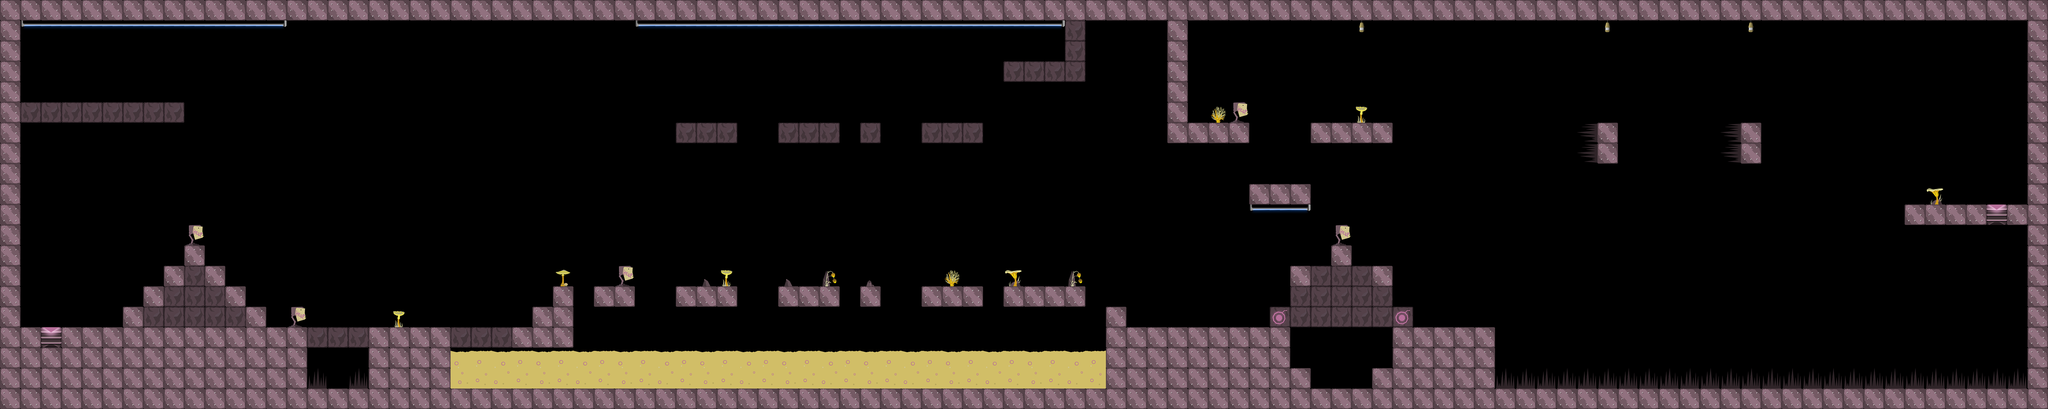

The image is a tile-based game level rendered from a .tmx file. Its description and source (layers, tilesets, objects; grid data summarised) follow:
An orthogonal 100x20 tile map with 64x64 px tiles, 2 tile layers (Mittellayer, Spielebene), 8 tilesets and 20 objects (9x Platform, 5x Miner, 2x LavaFountain, Player, LevelEnd, ...).

<map version="1.0" orientation="orthogonal" renderorder="right-down" width="100" height="20" tilewidth="64" tileheight="64" nextobjectid="30">
 <properties>
  <property name="Background" value="Hintergrund1.png" />
 </properties>
 <tileset firstgid="1" source="tilesets/destructable_block.tsx" />
 <tileset firstgid="7" source="tilesets/lava.tsx" />
 <tileset firstgid="15" source="tilesets/zacken.tsx" />
 <tileset firstgid="18" source="tilesets/rest.tsx" />
 <tileset firstgid="26" source="tilesets/bomb.tsx" />
 <tileset firstgid="28" source="tilesets/background_block.tsx" />
 <tileset firstgid="34" source="tilesets/deco.tsx" />
 <tileset firstgid="48" source="tilesets/deco_gross.tsx" />
 <layer name="Mittellayer" width="100" height="20">
  <properties>
   <property name="Parallax" value="0.5" />
  </properties>
  <data>[2000 cells, 64 non-empty, 8 distinct tile ids]</data>
 </layer>
 <layer name="Spielebene" width="100" height="20">
  <properties>
   <property name="Parallax" value="1.0" />
  </properties>
  <data>[2000 cells, 601 non-empty, 26 distinct tile ids]</data>
 </layer>
 <objectgroup name="Objektebene">
  <object id="1" name="Player" x="128" y="960" width="64" height="64">
   <properties>
    <property name="Name" value="Player" />
   </properties>
  </object>
  <object id="8" name="LevelEnd" x="6208" y="576" width="64" height="64">
   <properties>
    <property name="MinMiner" value="2" />
    <property name="Name" value="LevelEnd" />
   </properties>
  </object>
  <object id="9" name="PlayerSpawn" x="128" y="960" width="64" height="64">
   <properties>
    <property name="Name" value="PlayerSpawn" />
   </properties>
  </object>
  <object id="11" name="Miner" x="64" y="256" width="64" height="64">
   <properties>
    <property name="Name" value="Miner" />
   </properties>
  </object>
  <object id="12" name="Platform" x="704" y="640" width="64" height="64">
   <properties>
    <property name="Direction" value="up" />
    <property name="Distance" value="5.0" />
    <property name="Hitpoints" value="0" />
    <property name="Mode" value="always" />
    <property name="Name" value="Platform" />
    <property name="Speed" value="2.0" />
   </properties>
  </object>
  <object id="13" name="Platform" x="768" y="640" width="64" height="64">
   <properties>
    <property name="Direction" value="up" />
    <property name="Distance" value="5.0" />
    <property name="Hitpoints" value="0" />
    <property name="Mode" value="always" />
    <property name="Name" value="Platform" />
    <property name="Speed" value="2.0" />
   </properties>
  </object>
  <object id="14" name="Platform" x="832" y="640" width="64" height="64">
   <properties>
    <property name="Direction" value="up" />
    <property name="Distance" value="5.0" />
    <property name="Hitpoints" value="0" />
    <property name="Mode" value="always" />
    <property name="Name" value="Platform" />
    <property name="Speed" value="2.0" />
   </properties>
  </object>
  <object id="15" name="Miner" x="1024" y="1152" width="64" height="64">
   <properties>
    <property name="Name" value="Miner" />
   </properties>
  </object>
  <object id="16" name="Platform" x="5632" y="512" width="64" height="64">
   <properties>
    <property name="Direction" value="left" />
    <property name="Distance" value="19.0" />
    <property name="Hitpoints" value="0" />
    <property name="Mode" value="always" />
    <property name="Name" value="Platform" />
    <property name="Speed" value="2.5" />
   </properties>
  </object>
  <object id="17" name="Platform" x="5696" y="512" width="64" height="64">
   <properties>
    <property name="Direction" value="left" />
    <property name="Distance" value="19.0" />
    <property name="Hitpoints" value="0" />
    <property name="Mode" value="always" />
    <property name="Name" value="Platform" />
    <property name="Speed" value="2.5" />
   </properties>
  </object>
  <object id="18" name="LavaFountain" x="2048" y="1088" width="64" height="64">
   <properties>
    <property name="Height" value="5.0" />
    <property name="Intervall" value="2.0" />
    <property name="IntervallOffset" value="2.0" />
    <property name="Length" value="1.0" />
    <property name="Name" value="LavaFountain" />
   </properties>
  </object>
  <object id="19" name="LavaFountain" x="1984" y="1088" width="64" height="64">
   <properties>
    <property name="Height" value="5.0" />
    <property name="Intervall" value="2.0" />
    <property name="IntervallOffset" value="2.0" />
    <property name="Length" value="2.0" />
    <property name="Name" value="LavaFountain" />
   </properties>
  </object>
  <object id="20" name="Miner" x="3264" y="128" width="64" height="64">
   <properties>
    <property name="Name" value="Miner" />
   </properties>
  </object>
  <object id="21" name="Miner" x="4160" y="1152" width="64" height="64">
   <properties>
    <property name="Name" value="Miner" />
   </properties>
  </object>
  <object id="22" name="Enemy" x="3904" y="960" width="64" height="64">
   <properties>
    <property name="Direction" value="left" />
    <property name="Name" value="Enemy" />
    <property name="Type" value="dog" />
   </properties>
  </object>
  <object id="23" name="Platform" x="5760" y="512" width="64" height="64">
   <properties>
    <property name="Direction" value="left" />
    <property name="Distance" value="19.0" />
    <property name="Hitpoints" value="0" />
    <property name="Mode" value="always" />
    <property name="Name" value="Platform" />
    <property name="Speed" value="2.5" />
   </properties>
  </object>
  <object id="24" name="Platform" x="5824" y="512" width="64" height="64">
   <properties>
    <property name="Direction" value="left" />
    <property name="Distance" value="19.0" />
    <property name="Hitpoints" value="0" />
    <property name="Mode" value="always" />
    <property name="Name" value="Platform" />
    <property name="Speed" value="2.5" />
   </properties>
  </object>
  <object id="25" name="Platform" x="1984" y="768" width="64" height="64">
   <properties>
    <property name="Direction" value="up" />
    <property name="Distance" value="6.0" />
    <property name="Hitpoints" value="0" />
    <property name="Mode" value="always" />
    <property name="Name" value="Platform" />
    <property name="Speed" value="2.0" />
   </properties>
  </object>
  <object id="26" name="Platform" x="2048" y="768" width="64" height="64">
   <properties>
    <property name="Direction" value="up" />
    <property name="Distance" value="6.0" />
    <property name="Hitpoints" value="0" />
    <property name="Mode" value="always" />
    <property name="Name" value="Platform" />
    <property name="Speed" value="2.0" />
   </properties>
  </object>
  <object id="29" name="Miner" x="3712" y="320" width="64" height="64">
   <properties>
    <property name="Name" value="Miner" />
   </properties>
  </object>
 </objectgroup>
</map>
